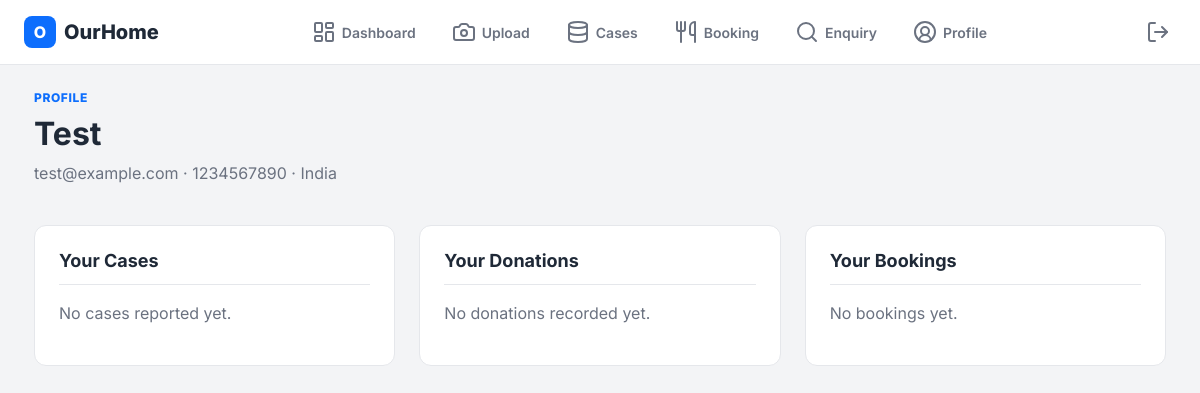
The app's page /profile (signed in) with its own data.
### models.py (models this page shows)
class TimestampMixin:
    created_at = db.Column(db.DateTime, default=_now, nullable=False)

class User(TimestampMixin, db.Model):
    id = db.Column(db.Integer, primary_key=True)
    name = db.Column(db.String(120), nullable=False, default="")
    email = db.Column(db.String(120), unique=True, nullable=False, index=True)
    mobile = db.Column(db.String(20), nullable=False, default="")
    location = db.Column(db.String(140), nullable=False, default="")
    password = db.Column(db.String(255), nullable=False)
    role = db.Column(db.String(30), default="volunteer", nullable=False)
    reset_token = db.Column(db.String(120), unique=True)
    reset_expires_at = db.Column(db.DateTime)
    cases = db.relationship("Case", backref="reporter", lazy=True)
    bookings = db.relationship("Booking", backref="volunteer", lazy=True)
    donations = db.relationship("Donation", backref="donor", lazy=True)

### ourhome_app.py (the view)
@app.route("/profile")
@login_required
def profile():
    user_id = session["user_id"]
    return render_template(
        "profile.html",
        user_cases=Case.query.filter_by(user_id=user_id).order_by(Case.created_at.desc()).all(),
        donations=Donation.query.filter_by(user_id=user_id).order_by(Donation.created_at.desc()).all(),
        bookings=Booking.query.filter_by(user_id=user_id).order_by(Booking.created_at.desc()).all(),
    )

### ourhome_app.py (called while the page is built)
def login_required(view):
    @wraps(view)
    def wrapped_view(*args, **kwargs):
        if "user_id" not in session:
            flash("Please sign in to continue.", "warning")
            return redirect(url_for("login"))
        return view(*args, **kwargs)
    return wrapped_view

def current_user():
    if "user_id" not in session:
        return None
    return User.query.get(session["user_id"])

@app.context_processor
def inject_template_globals():
    return {"current_user": current_user()}

### templates/profile.html (shortened to what this page needs)
{% extends "base.html" %}
{% block content %}
<section class="page-title">
  <div>
    <span class="eyebrow">Profile</span>
    <h1>{{ current_user.name }}</h1>
    <p class="muted">{{ current_user.email }} · {{ current_user.mobile }} · {{ current_user.location }}</p>
  </div>
</section>
<section class="profile-grid">
  <article class="profile-section">
    <h2>Your Cases</h2>
    {% if user_cases %}
      {% for case in user_cases %}
        <div class="activity-item">
          <strong>{{ case.location }}</strong>
          <span>{{ case.description[:80] }}{% if case.description|length > 80 %}...{% endif %} · {{ case.status }} · {{ case.created_at.strftime("%d %b %Y") }}</span>
        </div>
      {% endfor %}
    {% else %}
      <p class="muted">No cases reported yet.</p>
    {% endif %}
  </article>
  <article class="profile-section">
    <h2>Your Donations</h2>
    {% if donations %}
      {% for donation in donations %}
        <div class="activity-item">
          <strong>Rs. {{ donation.amount }}</strong>
          <span>{{ donation.purpose }} · {{ donation.created_at.strftime("%d %b %Y") }}</span>
        </div>
      {% endfor %}
    {% else %}
      <p class="muted">No donations recorded yet.</p>
    {% endif %}
  </article>
  <article class="profile-section">
    <h2>Your Bookings</h2>
    {% if bookings %}
      {% for booking in bookings %}
        <div class="activity-item">
          <strong>{{ booking.orphanage }}</strong>
          <span>{{ booking.location }} · {{ booking.date }} · {{ booking.slot }}{% if booking.notes %} · {{ booking.notes }}{% endif %}</span>
        </div>
      {% endfor %}
    {% else %}
      <p class="muted">No bookings yet.</p>
    {% endif %}
  </article>
</section>
{% endblock %}

### static/style.css (style rules this page uses)
:root { --brand: #0d6efd; --brand-dark: #0b5ed7; --brand-light: #e7f1ff; --success: #198754; --success-light: #d1e7dd; --danger: #dc3545; --danger-light: #f8d7da; --warning: #f59e0b; --warning-light: #fff3cd; --text: #1f2937; --muted: #6b7280; --line: #e5e7eb; --bg: #f3f4f6; --shadow: 0 4px 6px -1px rgba(0, 0, 0, 0.1), 0 2px 4px -1px rgba(0, 0, 0, 0.06); --radius: 12px; --radius-sm: 8px; }
*, *::before, *::after { box-sizing: border-box; }
html, body { margin: 0; padding: 0; }
body { font-family: 'Inter', system-ui, -apple-system, sans-serif; background: var(--bg); color: var(--text); line-height: 1.5; -webkit-font-smoothing: antialiased; }
h1, h2, h3, h4, h5, h6 { margin: 0 0 0.5rem; font-weight: 700; line-height: 1.2; color: var(--text); }
h1 { font-size: 2rem; }
h2 { font-size: 1.5rem; }
p { margin: 0 0 1rem; }
.muted { color: var(--muted); }
.eyebrow { display: block; color: var(--brand); font-size: 0.75rem; font-weight: 800; text-transform: uppercase; letter-spacing: 0.05em; margin-bottom: 0.5rem; }
.page-title { display: flex; justify-content: space-between; align-items: flex-start; margin-bottom: 24px; }
.profile-grid { display: grid; gap: 24px; grid-template-columns: repeat(auto-fit, minmax(300px, 1fr)); }
.profile-section { background: #fff; border: 1px solid var(--line); border-radius: var(--radius); padding: 24px; }
.profile-section h2 { font-size: 1.125rem; margin-bottom: 16px; padding-bottom: 12px; border-bottom: 1px solid var(--line); }

### records on screen
User: name "Test", email "test@example.com", mobile "1234567890", location "India"
